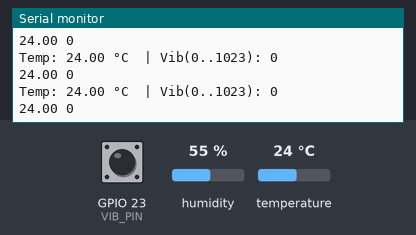
A sketch run on a simulated ESP32. Shown: the last lines printed to the serial monitor. The inputs (shaded band) are chosen by the test bench; at power-on: temperature 24 °C, GPIO 23 (VIB_PIN) HIGH, humidity 55 %. WiFi joins after 1.5 s; servers stay silent unless stated; web services answer with replies made up by the test bench.

Above: at 2.9 s.
3.0 s: temperature set to 12 °C
4.5 s: GPIO 23 (VIB_PIN) pulled LOW for 0.15 s
At 4.82 s:
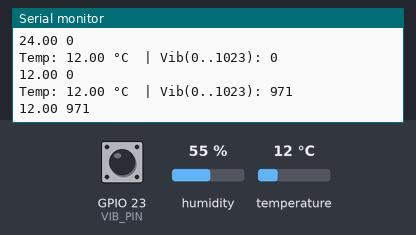
6.1 s: GPIO 23 (VIB_PIN) pulled LOW for 1 s
At 6.35 s:
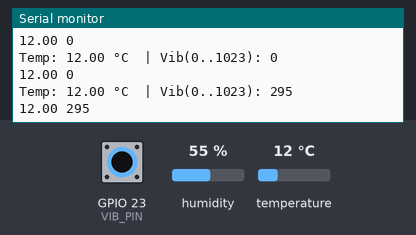
8.6 s: temperature set to 19 °C
At 17.6 s:
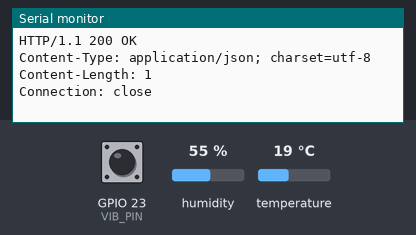
Timing chart, 0 to 19.1 s (numbered marks = the images above; inputs shaded):
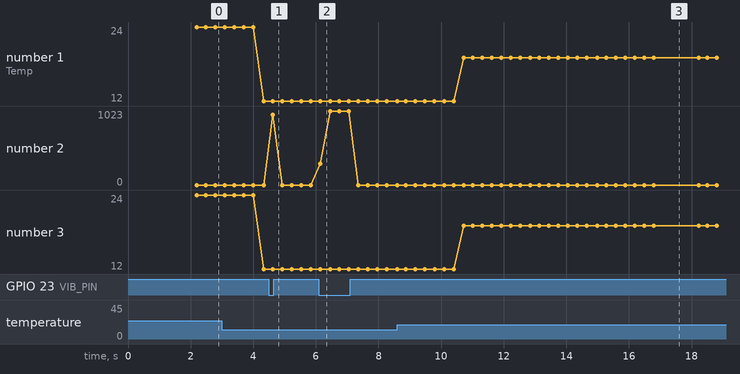

Measured:
- after the input at 4.5 s, the serial monitor: prints a new line after 0.12 s (image 1)
- after the input at 6.1 s, the serial monitor: prints a new line at once (image 2)
- after the input at 8.6 s, the serial monitor: prints a new line after 2.1 s (image 3)
- plotted number 1: 24 → 12 after the input at 3.0 s, 12 → 19 after the input at 8.6 s
- plotted number 3: 24 → 12 after the input at 3.0 s, 12 → 19 after the input at 8.6 s

The sketch:

Predictive_maintenance.ino
```cpp
#include <WiFi.h>
#include "DHT.h"

// Hardware Pin Configuration
#define DHTPIN 21           // Digital pin connected to the DHT11 sensor
#define DHTTYPE DHT11       // DHT 11 temperature & humidity sensor

const int VIB_PIN = 23;              // Digital pin connected to the vibration sensor
const bool VIB_ACTIVE_STATE_LOW = true; // Set true if sensor pulls LOW when vibration is detected

// WiFi and Cloud API Credentials (REPLACE WITH YOUR OWN VALUES)
const char* ssid     = "YOUR_WIFI_SSID";
const char* password = "YOUR_WIFI_PASSWORD";
String apiKey        = "YOUR_THINGSPEAK_API_KEY";
const char* server   = "api.thingspeak.com";

// Timing Intervals (Non-blocking using millis)
const unsigned long UPLOAD_INTERVAL_MS = 15000UL; // Upload data to ThingSpeak every 15 seconds
const unsigned long PLOT_INTERVAL_MS = 300UL;     // Print data to Serial Monitor every 300 ms
const uint32_t VIB_SAMPLE_WINDOW_MS = 120;        // Vibration sampling window duration (ms)
const uint16_t VIB_SAMPLE_DELAY_MS = 2;          // Delay between vibration samples (ms)

// Object Initializations
DHT dht(DHTPIN, DHTTYPE);
WiFiClient client;

// Tracking variables for non-blocking execution timers
unsigned long lastUpload = 0;
unsigned long lastPlot = 0;
int lastVib1023 = 0;

/**
 * Handles the initial WiFi connection and reconnection attempts.
 * Includes a 20-second timeout to prevent the code from hanging indefinitely.
 */
void connectWiFiOnce() {
  if (WiFi.status() == WL_CONNECTED) return;

  Serial.print("Connecting to WiFi '");
  Serial.print(ssid);
  Serial.println("' ...");

  WiFi.disconnect(true);
  delay(200);
  WiFi.begin(ssid, password);

  unsigned long start = millis();
  // Loop until connected or 20 seconds have passed
  while (WiFi.status() != WL_CONNECTED && millis() - start < 20000UL) {
    Serial.print(".");
    delay(500);
  }
  Serial.println();

  if (WiFi.status() == WL_CONNECTED) {
    Serial.print("WiFi IP: ");
    Serial.println(WiFi.localIP());
  } else {
    Serial.println("WiFi connect failed");
  }
}

/**
 * Samples a digital vibration sensor repeatedly over a defined window frame.
 * Converts the active frequency ratio into an analog-like range (0 to 1023).
 */
int sampleVibrationAs1023(uint32_t windowMs = VIB_SAMPLE_WINDOW_MS, uint16_t intervalMs = VIB_SAMPLE_DELAY_MS) {
  uint32_t start = millis();
  uint32_t samples = 0;
  uint32_t activeCount = 0;

  // Gather samples within the specified time window
  while (millis() - start < windowMs) {
    int v = digitalRead(VIB_PIN);
    bool active = VIB_ACTIVE_STATE_LOW ? (v == LOW) : (v == HIGH);
    if (active) activeCount++;
    samples++;
    delay(intervalMs);
  }

  if (samples == 0) return 0;

  // Calculate active ratio and scale it to a 0-1023 range
  float fraction = (float)activeCount / (float)samples;
  int val = (int)round(fraction * 1023.0f);

  // Constrain the output to valid bounds
  if (val < 0) val = 0;
  if (val > 1023) val = 1023;
  return val;
}

void setup() {
  Serial.begin(115200);
  delay(50);

  // Initialize sensors
  dht.begin();
  if (VIB_ACTIVE_STATE_LOW) {
    pinMode(VIB_PIN, INPUT_PULLUP); // Use internal pullup resistor for active-LOW configurations
  } else {
    pinMode(VIB_PIN, INPUT);
  }

  // Initial connection to network
  connectWiFiOnce();
  lastUpload = millis();
  lastPlot = millis();
}

void loop() {
  // Ensure network persistence
  if (WiFi.status() != WL_CONNECTED) connectWiFiOnce();

  unsigned long now = millis();

  // --- Task 1: Local Serial Monitoring and Local Plotting ---
  if (now - lastPlot >= PLOT_INTERVAL_MS) {
    lastPlot = now;

    float temp = dht.readTemperature();
    bool tempOk = !isnan(temp);
    if (!tempOk) temp = 0.0f; // Fallback value if sensor read fails

    // Sample the vibration intensity
    lastVib1023 = sampleVibrationAs1023();

    // Human-readable output
    Serial.print("Temp: ");
    Serial.print(tempOk ? String(temp, 2) : String(0.00, 2));
    Serial.print(" °C  | Vib(0..1023): ");
    Serial.println(lastVib1023);

    // Serial Plotter compatible format
    Serial.print(tempOk ? String(temp, 2) : String(0.00, 2));
    Serial.print(" ");
    Serial.println(String(lastVib1023));
  }

  // --- Task 2: Remote Data Upload to ThingSpeak ---
  if (now - lastUpload >= UPLOAD_INTERVAL_MS) {
    lastUpload = now;

    float tempU = dht.readTemperature();
    if (isnan(tempU)) tempU = 0.0f;

    Serial.println();
    Serial.println("Uploading to ThingSpeak...");

    // Construct HTTP GET payload string
    String url = "/update?api_key=" + apiKey + "&field1=" + String(tempU, 2) + "&field2=" + String(lastVib1023);
    Serial.println("GET " + url);

    if (WiFi.status() == WL_CONNECTED) {
      // Connect to server on HTTP port 80
      if (client.connect(server, 80)) {
        // Send manual raw HTTP headers
        client.print(String("GET ") + url + " HTTP/1.1\r\n" +
                     "Host: " + server + "\r\n" +
                     "Connection: close\r\n\r\n");

        // Handle server response with a 4-second hard timeout
        unsigned long tmo = millis() + 4000UL;
        while (millis() < tmo && (client.connected() || client.available())) {
          if (client.available()) {
            String line = client.readStringUntil('\n');
            Serial.println(line); // Output server acknowledgment
          }
        }
        client.stop(); // Free up client connection socket
      } else {
        Serial.println("client.connect failed");
      }
    } else {
      Serial.println("WiFi not connected");
    }
  }

  delay(10); // Short stabilization delay per loop cycle
}
```
